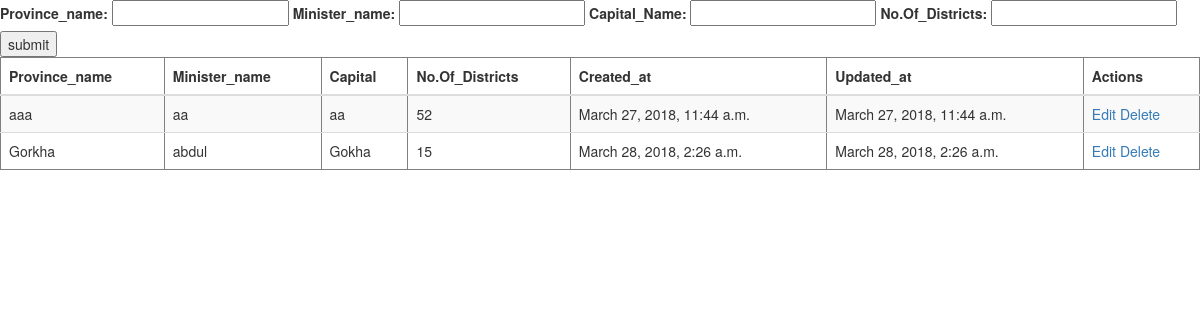
The page / on the database its author committed.
### main/models.py (models this page shows, shortened)
class Provinces(models.Model):
    province_name = models.CharField(max_length=100)
    minister_name = models.CharField(max_length=50)
    capital = models.CharField(max_length=50)
    districts = models.IntegerField()
    created_at = models.DateTimeField(auto_now_add=True)
    updated_at = models.DateTimeField(auto_now=True)

### main/views.py (the view)
# urls.py: url(r'^$', views.index),
def index(request):
    provinces = Provinces.objects.all()
    context = {'provinces': provinces}
    return render(request, 'main/index.html', context)

### main/templates/main/index.html (shortened to what this page needs)
<!DOCTYPE html>
<html lang="en">
<head>
    <link href="https://maxcdn.bootstrapcdn.com/bootstrap/3.3.6/css/bootstrap.min.css" rel="stylesheet">
    <link href="https://maxcdn.bootstrapcdn.com/font-awesome/4.6.3/css/font-awesome.min.css" rel="stylesheet">
</head>
<body>
<form action="/create" method="post">
    <label for="province_name">Province_name:</label>
    <input type="text" name="province_name" required>
    <label for="minister_name">Minister_name: <input type="text" name="minister_name" required>
    </label>
    <label for="capital">Capital_Name: <input type="text" name="capital" required>
    </label>
    <label for="districts">No.Of_Districts: <input type="text" name="districts" >
    </label>
    <input type="submit" value="submit"/>
</form>
<table class="table table-striped" border="1">
    <thead>
    <tr>
        <th>Province_name</th>
        <th>Minister_name</th>
        <th>Capital</th>
        <th>No.Of_Districts</th>
        <th>Created_at</th>
        <th>Updated_at</th>
        <th>Actions</th>
    </tr>
    </thead>
    <tbody>
    <tr>
        {% for province in provinces %}
        <td>{{ province.province_name }}</td>
        <td>{{ province.minister_name }}</td>
        <td>{{ province.capital }}</td>
        <td>{{ province.districts}}</td>
        <td>{{ province.created_at }}</td>
        <td>{{ province.updated_at }}</td>
        <td><a href="/update/">Edit</a> <a href="/delete/{{ province.id }}">Delete</a></td>
    </tr>
    {% endfor %}
    </tbody>
</table>
</body>
</html>

### rows shown on the page
Provinces: province_name "aaa", minister_name "aa", capital "aa", districts "52", created_at "March 27, 2018, 11:44 a.m.", updated_at "March 27, 2018, 11:44 a.m."
Provinces: province_name "Gorkha", minister_name "abdul", capital "Gokha", districts "15", created_at "March 28, 2018, 2:26 a.m.", updated_at "March 28, 2018, 2:26 a.m."
